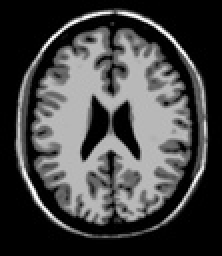
%> input picture CodeFiles/T1.jpg, 111 x 128 px, shrunk from 460 x 532 before the run (shown 2 times larger)
$ octave first.m   (GNU Octave 9; MATLAB toolbox functions it lacks are replaced by stand-ins)
%> lines starting %> are read from the running program, lines starting %| are printed output that depends on the picture
% Load and convert images T1 and T2 to double precision
image_T1 = double(imread("T1.jpg"));
%> image_T1: size 128x111 double; min 0, max 255, mean 68.5; mean of the top-left, top-right, bottom-left and bottom-right quarters 70.2, 70.6, 67.1, 66
image_T2 = double(imread("T2.jpg"));
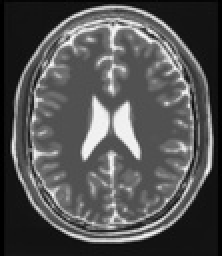
%> input picture CodeFiles/T2.jpg, 111 x 128 px, shrunk from 460 x 532 before the run (shown 2 times larger)
%> image_T2: size 128x111 double; min 0, max 250, mean 82.7; mean of the top-left, top-right, bottom-left and bottom-right quarters 80.9, 86.4, 80.4, 83.1

% Get the size of image_T1
image_size = size(image_T1);
%> image_size = [128 111]
x = image_size(1);
%> x = 128
y = image_size(2);
%> y = 111

% Calculate the negative of image_T1
image_T3 = 255 - image_T1;
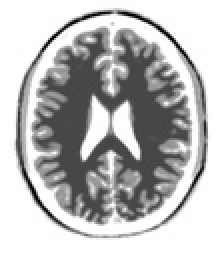
%> image_T3: size 128x111 double (shown 2 times larger); min 0, max 255, mean 186.5

% Initialize arrays to store correlation and QMI values
correlation = zeros(1, 21);
qmi = zeros(1, 21);

% Iterate through different values of t (-10 to 10)
%> (the run ends here)
